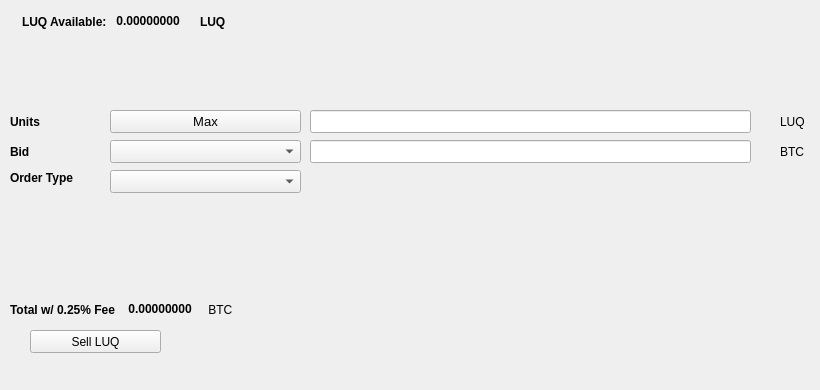
   <widget class="QWidget" name="SellTab">
    <attribute name="title">
     <string>Sell</string>
    </attribute>
    <widget class="QLabel" name="label_16">
     <property name="geometry">
      <rect>
       <x>780</x>
       <y>140</y>
       <width>31</width>
       <height>23</height>
      </rect>
     </property>
     <property name="text">
      <string>BTC</string>
     </property>
    </widget>
    <widget class="QComboBox" name="SellBidcomboBox">
     <property name="geometry">
      <rect>
       <x>110</x>
       <y>140</y>
       <width>191</width>
       <height>23</height>
      </rect>
     </property>
     <property name="font">
      <font>
       <pointsize>10</pointsize>
      </font>
     </property>
    </widget>
    <widget class="QLabel" name="label_18">
     <property name="geometry">
      <rect>
       <x>10</x>
       <y>110</y>
       <width>46</width>
       <height>23</height>
      </rect>
     </property>
     <property name="font">
      <font>
       <weight>75</weight>
       <bold>true</bold>
      </font>
     </property>
     <property name="text">
      <string>Units</string>
     </property>
    </widget>
    <widget class="QPushButton" name="Sell_Max_Amount">
     <property name="geometry">
      <rect>
       <x>110</x>
       <y>110</y>
       <width>191</width>
       <height>23</height>
      </rect>
     </property>
     <property name="font">
      <font>
       <pointsize>10</pointsize>
      </font>
     </property>
     <property name="text">
      <string>Max</string>
     </property>
    </widget>
    <widget class="QLabel" name="label_20">
     <property name="geometry">
      <rect>
       <x>10</x>
       <y>170</y>
       <width>91</width>
       <height>16</height>
      </rect>
     </property>
     <property name="font">
      <font>
       <weight>75</weight>
       <bold>true</bold>
      </font>
     </property>
     <property name="text">
      <string>Order Type</string>
     </property>
    </widget>
    <widget class="QComboBox" name="SellOrdertypeCombo">
     <property name="geometry">
      <rect>
       <x>110</x>
       <y>170</y>
       <width>191</width>
       <height>23</height>
      </rect>
     </property>
     <property name="font">
      <font>
       <pointsize>10</pointsize>
      </font>
     </property>
    </widget>
    <widget class="QLabel" name="label_21">
     <property name="geometry">
      <rect>
       <x>10</x>
       <y>140</y>
       <width>46</width>
       <height>23</height>
      </rect>
     </property>
     <property name="font">
      <font>
       <weight>75</weight>
       <bold>true</bold>
      </font>
     </property>
     <property name="text">
      <string>Bid</string>
     </property>
    </widget>
    <widget class="QLabel" name="label_22">
     <property name="geometry">
      <rect>
       <x>780</x>
       <y>110</y>
       <width>31</width>
       <height>23</height>
      </rect>
     </property>
     <property name="text">
      <string>LUQ</string>
     </property>
    </widget>
    <widget class="QLineEdit" name="UnitsInputLUQ">
     <property name="geometry">
      <rect>
       <x>310</x>
       <y>110</y>
       <width>441</width>
       <height>23</height>
      </rect>
     </property>
     <property name="font">
      <font>
       <pointsize>9</pointsize>
       <weight>75</weight>
       <bold>true</bold>
      </font>
     </property>
    </widget>
    <widget class="QLineEdit" name="SellBidPriceEdit">
     <property name="geometry">
      <rect>
       <x>310</x>
       <y>140</y>
       <width>441</width>
       <height>23</height>
      </rect>
     </property>
     <property name="font">
      <font>
       <pointsize>9</pointsize>
       <weight>75</weight>
       <bold>true</bold>
      </font>
     </property>
    </widget>
    <widget class="QPushButton" name="SellLUQBTN">
     <property name="geometry">
      <rect>
       <x>30</x>
       <y>330</y>
       <width>131</width>
       <height>23</height>
      </rect>
     </property>
     <property name="text">
      <string>Sell LUQ</string>
     </property>
     <property name="icon">
      <iconset resource="../luq">
       <normaloff>:/icons/bitcoin</normaloff>:/icons/bitcoin</iconset>
     </property>
    </widget>
    <widget class="QWidget" name="layoutWidget3">
     <property name="geometry">
      <rect>
       <x>22</x>
       <y>12</y>
       <width>258</width>
       <height>19</height>
      </rect>
     </property>
     <layout class="QHBoxLayout" name="horizontalLayout">
      <item>
       <widget class="QLabel" name="label232_2">
        <property name="font">
         <font>
          <weight>75</weight>
          <bold>true</bold>
         </font>
        </property>
        <property name="text">
         <string>LUQ Available:</string>
        </property>
       </widget>
      </item>
      <item>
       <widget class="QLabel" name="LUQAvailableLabel">
        <property name="palette">
         <palette>
          <active>
           <colorrole role="WindowText">
            <brush brushstyle="SolidPattern">
             <color alpha="255">
              <red>0</red>
              <green>0</green>
              <blue>0</blue>
             </color>
            </brush>
           </colorrole>
           <colorrole role="Button">
            <brush brushstyle="SolidPattern">
             <color alpha="255">
              <red>0</red>
              <green>170</green>
              <blue>0</blue>
             </color>
            </brush>
           </colorrole>
           <colorrole role="Light">
            <brush brushstyle="SolidPattern">
             <color alpha="255">
              <red>0</red>
              <green>255</green>
              <blue>0</blue>
             </color>
            </brush>
           </colorrole>
           <colorrole role="Midlight">
            <brush brushstyle="SolidPattern">
             <color alpha="255">
              <red>0</red>
              <green>212</green>
              <blue>0</blue>
             </color>
            </brush>
           </colorrole>
           <colorrole role="Dark">
            <brush brushstyle="SolidPattern">
             <color alpha="255">
              <red>0</red>
              <green>85</green>
              <blue>0</blue>
             </color>
            </brush>
           </colorrole>
           <colorrole role="Mid">
            <brush brushstyle="SolidPattern">
             <color alpha="255">
              <red>0</red>
              <green>113</green>
              <blue>0</blue>
             </color>
            </brush>
           </colorrole>
           <colorrole role="Text">
            <brush brushstyle="SolidPattern">
             <color alpha="255">
              <red>0</red>
              <green>170</green>
              <blue>0</blue>
             </color>
            </brush>
           </colorrole>
           <colorrole role="BrightText">
            <brush brushstyle="SolidPattern">
             <color alpha="255">
              <red>255</red>
              <green>255</green>
              <blue>255</blue>
             </color>
            </brush>
           </colorrole>
           <colorrole role="ButtonText">
            <brush brushstyle="SolidPattern">
             <color alpha="255">
              <red>0</red>
              <green>0</green>
              <blue>0</blue>
             </color>
            </brush>
           </colorrole>
           <colorrole role="Base">
            <brush brushstyle="SolidPattern">
             <color alpha="255">
              <red>255</red>
              <green>255</green>
              <blue>255</blue>
             </color>
            </brush>
           </colorrole>
           <colorrole role="Window">
            <brush brushstyle="SolidPattern">
             <color alpha="255">
              <red>0</red>
              <green>170</green>
              <blue>0</blue>
             </color>
            </brush>
           </colorrole>
           <colorrole role="Shadow">
            <brush brushstyle="SolidPattern">
             <color alpha="255">
              <red>0</red>
              <green>0</green>
              <blue>0</blue>
             </color>
            </brush>
           </colorrole>
           <colorrole role="AlternateBase">
            <brush brushstyle="SolidPattern">
             <color alpha="255">
              <red>127</red>
              <green>212</green>
              <blue>127</blue>
             </color>
            </brush>
           </colorrole>
           <colorrole role="ToolTipBase">
            <brush brushstyle="SolidPattern">
             <color alpha="255">
              <red>255</red>
              <green>255</green>
              <blue>220</blue>
             </color>
            </brush>
           </colorrole>
           <colorrole role="ToolTipText">
            <brush brushstyle="SolidPattern">
             <color alpha="255">
              <red>0</red>
              <green>0</green>
              <blue>0</blue>
             </color>
            </brush>
           </colorrole>
          </active>
          <inactive>
           <colorrole role="WindowText">
            <brush brushstyle="SolidPattern">
             <color alpha="255">
              <red>0</red>
              <green>0</green>
              <blue>0</blue>
             </color>
            </brush>
           </colorrole>
           <colorrole role="Button">
            <brush brushstyle="SolidPattern">
             <color alpha="255">
              <red>0</red>
              <green>170</green>
              <blue>0</blue>
             </color>
            </brush>
           </colorrole>
           <colorrole role="Light">
            <brush brushstyle="SolidPattern">
             <color alpha="255">
              <red>0</red>
              <green>255</green>
              <blue>0</blue>
             </color>
            </brush>
           </colorrole>
           <colorrole role="Midlight">
            <brush brushstyle="SolidPattern">
             <color alpha="255">
              <red>0</red>
              <green>212</green>
              <blue>0</blue>
             </color>
            </brush>
           </colorrole>
           <colorrole role="Dark">
            <brush brushstyle="SolidPattern">
             <color alpha="255">
              <red>0</red>
              <green>85</green>
              <blue>0</blue>
             </color>
            </brush>
           </colorrole>
           <colorrole role="Mid">
            <brush brushstyle="SolidPattern">
             <color alpha="255">
              <red>0</red>
              <green>113</green>
              <blue>0</blue>
             </color>
            </brush>
           </colorrole>
           <colorrole role="Text">
            <brush brushstyle="SolidPattern">
             <color alpha="255">
              <red>0</red>
              <green>170</green>
              <blue>0</blue>
             </color>
            </brush>
           </colorrole>
           <colorrole role="BrightText">
            <brush brushstyle="SolidPattern">
             <color alpha="255">
              <red>255</red>
              <green>255</green>
              <blue>255</blue>
             </color>
            </brush>
           </colorrole>
           <colorrole role="ButtonText">
            <brush brushstyle="SolidPattern">
             <color alpha="255">
              <red>0</red>
              <green>0</green>
              <blue>0</blue>
             </color>
            </brush>
           </colorrole>
           <colorrole role="Base">
            <brush brushstyle="SolidPattern">
             <color alpha="255">
              <red>255</red>
              <green>255</green>
              <blue>255</blue>
             </color>
            </brush>
           </colorrole>
           <colorrole role="Window">
            <brush brushstyle="SolidPattern">
             <color alpha="255">
              <red>0</red>
              <green>170</green>
              <blue>0</blue>
             </color>
            </brush>
           </colorrole>
           <colorrole role="Shadow">
            <brush brushstyle="SolidPattern">
             <color alpha="255">
              <red>0</red>
              <green>0</green>
              <blue>0</blue>
             </color>
            </brush>
           </colorrole>
           <colorrole role="AlternateBase">
            <brush brushstyle="SolidPattern">
             <color alpha="255">
              <red>127</red>
              <green>212</green>
              <blue>127</blue>
             </color>
            </brush>
           </colorrole>
           <colorrole role="ToolTipBase">
            <brush brushstyle="SolidPattern">
             <color alpha="255">
              <red>255</red>
              <green>255</green>
              <blue>220</blue>
             </color>
            </brush>
           </colorrole>
           <colorrole role="ToolTipText">
            <brush brushstyle="SolidPattern">
             <color alpha="255">
              <red>0</red>
              <green>0</green>
              <blue>0</blue>
             </color>
            </brush>
           </colorrole>
          </inactive>
          <disabled>
           <colorrole role="WindowText">
            <brush brushstyle="SolidPattern">
             <color alpha="255">
              <red>0</red>
              <green>85</green>
              <blue>0</blue>
             </color>
            </brush>
           </colorrole>
           <colorrole role="Button">
            <brush brushstyle="SolidPattern">
             <color alpha="255">
              <red>0</red>
              <green>170</green>
              <blue>0</blue>
             </color>
            </brush>
           </colorrole>
           <colorrole role="Light">
            <brush brushstyle="SolidPattern">
             <color alpha="255">
              <red>0</red>
              <green>255</green>
              <blue>0</blue>
             </color>
            </brush>
           </colorrole>
           <colorrole role="Midlight">
            <brush brushstyle="SolidPattern">
             <color alpha="255">
              <red>0</red>
              <green>212</green>
              <blue>0</blue>
             </color>
            </brush>
           </colorrole>
           <colorrole role="Dark">
            <brush brushstyle="SolidPattern">
             <color alpha="255">
              <red>0</red>
              <green>85</green>
              <blue>0</blue>
             </color>
            </brush>
           </colorrole>
           <colorrole role="Mid">
            <brush brushstyle="SolidPattern">
             <color alpha="255">
              <red>0</red>
              <green>113</green>
              <blue>0</blue>
             </color>
            </brush>
           </colorrole>
           <colorrole role="Text">
            <brush brushstyle="SolidPattern">
             <color alpha="255">
              <red>0</red>
              <green>85</green>
              <blue>0</blue>
             </color>
            </brush>
           </colorrole>
           <colorrole role="BrightText">
            <brush brushstyle="SolidPattern">
             <color alpha="255">
              <red>255</red>
              <green>255</green>
              <blue>255</blue>
             </color>
            </brush>
           </colorrole>
           <colorrole role="ButtonText">
            <brush brushstyle="SolidPattern">
             <color alpha="255">
              <red>0</red>
              <green>85</green>
              <blue>0</blue>
             </color>
            </brush>
           </colorrole>
           <colorrole role="Base">
            <brush brushstyle="SolidPattern">
             <color alpha="255">
              <red>0</red>
              <green>170</green>
              <blue>0</blue>
             </color>
            </brush>
           </colorrole>
           <colorrole role="Window">
            <brush brushstyle="SolidPattern">
             <color alpha="255">
              <red>0</red>
              <green>170</green>
              <blue>0</blue>
             </color>
            </brush>
           </colorrole>
           <colorrole role="Shadow">
            <brush brushstyle="SolidPattern">
             <color alpha="255">
              <red>0</red>
              <green>0</green>
              <blue>0</blue>
             </color>
            </brush>
           </colorrole>
           <colorrole role="AlternateBase">
            <brush brushstyle="SolidPattern">
             <color alpha="255">
              <red>0</red>
              <green>170</green>
              <blue>0</blue>
             </color>
            </brush>
           </colorrole>
           <colorrole role="ToolTipBase">
            <brush brushstyle="SolidPattern">
             <color alpha="255">
              <red>255</red>
              <green>255</green>
              <blue>220</blue>
             </color>
            </brush>
           </colorrole>
           <colorrole role="ToolTipText">
            <brush brushstyle="SolidPattern">
             <color alpha="255">
              <red>0</red>
              <green>0</green>
              <blue>0</blue>
             </color>
            </brush>
           </colorrole>
          </disabled>
         </palette>
        </property>
        <property name="font">
         <font>
          <weight>75</weight>
          <bold>true</bold>
         </font>
        </property>
        <property name="text">
         <string> 0.00000000 </string>
        </property>
        <property name="textInteractionFlags">
         <set>Qt::LinksAccessibleByMouse|Qt::TextSelectableByKeyboard|Qt::TextSelectableByMouse</set>
        </property>
       </widget>
      </item>
      <item>
       <widget class="QLabel" name="labelLUQ">
        <property name="font">
         <font>
          <weight>75</weight>
          <bold>true</bold>
         </font>
        </property>
        <property name="text">
         <string>LUQ</string>
        </property>
       </widget>
      </item>
     </layout>
    </widget>
    <widget class="QWidget" name="layoutWidget">
     <property name="geometry">
      <rect>
       <x>10</x>
       <y>300</y>
       <width>268</width>
       <height>19</height>
      </rect>
     </property>
     <layout class="QHBoxLayout" name="horizontalLayout_2">
      <item>
       <widget class="QLabel" name="label_19">
        <property name="font">
         <font>
          <weight>75</weight>
          <bold>true</bold>
         </font>
        </property>
        <property name="text">
         <string>Total w/ 0.25% Fee </string>
        </property>
       </widget>
      </item>
      <item>
       <widget class="QLabel" name="SellCostLabel">
        <property name="palette">
         <palette>
          <active>
           <colorrole role="WindowText">
            <brush brushstyle="SolidPattern">
             <color alpha="255">
              <red>0</red>
              <green>0</green>
              <blue>0</blue>
             </color>
            </brush>
           </colorrole>
           <colorrole role="Button">
            <brush brushstyle="SolidPattern">
             <color alpha="255">
              <red>0</red>
              <green>170</green>
              <blue>0</blue>
             </color>
            </brush>
           </colorrole>
           <colorrole role="Light">
            <brush brushstyle="SolidPattern">
             <color alpha="255">
              <red>0</red>
              <green>255</green>
              <blue>0</blue>
             </color>
            </brush>
           </colorrole>
           <colorrole role="Midlight">
            <brush brushstyle="SolidPattern">
             <color alpha="255">
              <red>0</red>
              <green>212</green>
              <blue>0</blue>
             </color>
            </brush>
           </colorrole>
           <colorrole role="Dark">
            <brush brushstyle="SolidPattern">
             <color alpha="255">
              <red>0</red>
              <green>85</green>
              <blue>0</blue>
             </color>
            </brush>
           </colorrole>
           <colorrole role="Mid">
            <brush brushstyle="SolidPattern">
             <color alpha="255">
              <red>0</red>
              <green>113</green>
              <blue>0</blue>
             </color>
            </brush>
           </colorrole>
           <colorrole role="Text">
            <brush brushstyle="SolidPattern">
             <color alpha="255">
              <red>0</red>
              <green>170</green>
              <blue>0</blue>
             </color>
            </brush>
           </colorrole>
           <colorrole role="BrightText">
            <brush brushstyle="SolidPattern">
             <color alpha="255">
              <red>255</red>
              <green>255</green>
              <blue>255</blue>
             </color>
            </brush>
           </colorrole>
           <colorrole role="ButtonText">
            <brush brushstyle="SolidPattern">
             <color alpha="255">
              <red>0</red>
              <green>0</green>
              <blue>0</blue>
             </color>
            </brush>
           </colorrole>
           <colorrole role="Base">
            <brush brushstyle="SolidPattern">
             <color alpha="255">
              <red>255</red>
              <green>255</green>
              <blue>255</blue>
             </color>
            </brush>
           </colorrole>
           <colorrole role="Window">
            <brush brushstyle="SolidPattern">
             <color alpha="255">
              <red>0</red>
              <green>170</green>
              <blue>0</blue>
             </color>
            </brush>
           </colorrole>
           <colorrole role="Shadow">
            <brush brushstyle="SolidPattern">
             <color alpha="255">
              <red>0</red>
              <green>0</green>
              <blue>0</blue>
             </color>
            </brush>
           </colorrole>
           <colorrole role="AlternateBase">
            <brush brushstyle="SolidPattern">
             <color alpha="255">
              <red>127</red>
              <green>212</green>
              <blue>127</blue>
             </color>
            </brush>
           </colorrole>
           <colorrole role="ToolTipBase">
            <brush brushstyle="SolidPattern">
             <color alpha="255">
              <red>255</red>
              <green>255</green>
              <blue>220</blue>
             </color>
            </brush>
           </colorrole>
           <colorrole role="ToolTipText">
            <brush brushstyle="SolidPattern">
             <color alpha="255">
              <red>0</red>
              <green>0</green>
              <blue>0</blue>
             </color>
            </brush>
           </colorrole>
          </active>
          <inactive>
           <colorrole role="WindowText">
            <brush brushstyle="SolidPattern">
             <color alpha="255">
              <red>0</red>
              <green>0</green>
              <blue>0</blue>
             </color>
            </brush>
           </colorrole>
           <colorrole role="Button">
            <brush brushstyle="SolidPattern">
             <color alpha="255">
              <red>0</red>
              <green>170</green>
              <blue>0</blue>
             </color>
            </brush>
           </colorrole>
           <colorrole role="Light">
            <brush brushstyle="SolidPattern">
             <color alpha="255">
              <red>0</red>
              <green>255</green>
              <blue>0</blue>
             </color>
            </brush>
           </colorrole>
           <colorrole role="Midlight">
            <brush brushstyle="SolidPattern">
             <color alpha="255">
              <red>0</red>
              <green>212</green>
              <blue>0</blue>
             </color>
            </brush>
           </colorrole>
           <colorrole role="Dark">
            <brush brushstyle="SolidPattern">
             <color alpha="255">
              <red>0</red>
              <green>85</green>
              <blue>0</blue>
             </color>
            </brush>
           </colorrole>
           <colorrole role="Mid">
            <brush brushstyle="SolidPattern">
             <color alpha="255">
              <red>0</red>
              <green>113</green>
              <blue>0</blue>
             </color>
            </brush>
           </colorrole>
           <colorrole role="Text">
            <brush brushstyle="SolidPattern">
             <color alpha="255">
              <red>0</red>
              <green>170</green>
              <blue>0</blue>
             </color>
            </brush>
           </colorrole>
           <colorrole role="BrightText">
            <brush brushstyle="SolidPattern">
             <color alpha="255">
              <red>255</red>
              <green>255</green>
              <blue>255</blue>
             </color>
            </brush>
           </colorrole>
           <colorrole role="ButtonText">
            <brush brushstyle="SolidPattern">
             <color alpha="255">
              <red>0</red>
              <green>0</green>
              <blue>0</blue>
             </color>
            </brush>
           </colorrole>
           <colorrole role="Base">
            <brush brushstyle="SolidPattern">
             <color alpha="255">
              <red>255</red>
              <green>255</green>
              <blue>255</blue>
             </color>
            </brush>
           </colorrole>
           <colorrole role="Window">
            <brush brushstyle="SolidPattern">
             <color alpha="255">
              <red>0</red>
              <green>170</green>
              <blue>0</blue>
             </color>
            </brush>
           </colorrole>
           <colorrole role="Shadow">
            <brush brushstyle="SolidPattern">
             <color alpha="255">
              <red>0</red>
              <green>0</green>
              <blue>0</blue>
             </color>
            </brush>
           </colorrole>
           <colorrole role="AlternateBase">
            <brush brushstyle="SolidPattern">
             <color alpha="255">
              <red>127</red>
              <green>212</green>
              <blue>127</blue>
             </color>
            </brush>
           </colorrole>
           <colorrole role="ToolTipBase">
            <brush brushstyle="SolidPattern">
             <color alpha="255">
              <red>255</red>
              <green>255</green>
              <blue>220</blue>
             </color>
            </brush>
           </colorrole>
           <colorrole role="ToolTipText">
            <brush brushstyle="SolidPattern">
             <color alpha="255">
              <red>0</red>
              <green>0</green>
              <blue>0</blue>
             </color>
            </brush>
           </colorrole>
          </inactive>
          <disabled>
           <colorrole role="WindowText">
            <brush brushstyle="SolidPattern">
             <color alpha="255">
              <red>0</red>
              <green>85</green>
              <blue>0</blue>
             </color>
            </brush>
           </colorrole>
           <colorrole role="Button">
            <brush brushstyle="SolidPattern">
             <color alpha="255">
              <red>0</red>
              <green>170</green>
              <blue>0</blue>
             </color>
            </brush>
           </colorrole>
           <colorrole role="Light">
            <brush brushstyle="SolidPattern">
             <color alpha="255">
              <red>0</red>
              <green>255</green>
              <blue>0</blue>
             </color>
            </brush>
           </colorrole>
           <colorrole role="Midlight">
            <brush brushstyle="SolidPattern">
             <color alpha="255">
              <red>0</red>
              <green>212</green>
              <blue>0</blue>
             </color>
            </brush>
           </colorrole>
           <colorrole role="Dark">
            <brush brushstyle="SolidPattern">
             <color alpha="255">
              <red>0</red>
              <green>85</green>
              <blue>0</blue>
             </color>
            </brush>
           </colorrole>
           <colorrole role="Mid">
            <brush brushstyle="SolidPattern">
             <color alpha="255">
              <red>0</red>
              <green>113</green>
              <blue>0</blue>
             </color>
            </brush>
           </colorrole>
           <colorrole role="Text">
            <brush brushstyle="SolidPattern">
             <color alpha="255">
              <red>0</red>
              <green>85</green>
              <blue>0</blue>
             </color>
            </brush>
           </colorrole>
           <colorrole role="BrightText">
            <brush brushstyle="SolidPattern">
             <color alpha="255">
              <red>255</red>
              <green>255</green>
              <blue>255</blue>
             </color>
            </brush>
           </colorrole>
           <colorrole role="ButtonText">
            <brush brushstyle="SolidPattern">
             <color alpha="255">
              <red>0</red>
              <green>85</green>
              <blue>0</blue>
             </color>
            </brush>
           </colorrole>
           <colorrole role="Base">
            <brush brushstyle="SolidPattern">
             <color alpha="255">
              <red>0</red>
              <green>170</green>
              <blue>0</blue>
             </color>
            </brush>
           </colorrole>
           <colorrole role="Window">
            <brush brushstyle="SolidPattern">
             <color alpha="255">
              <red>0</red>
              <green>170</green>
              <blue>0</blue>
             </color>
            </brush>
           </colorrole>
           <colorrole role="Shadow">
            <brush brushstyle="SolidPattern">
             <color alpha="255">
              <red>0</red>
              <green>0</green>
              <blue>0</blue>
             </color>
            </brush>
           </colorrole>
           <colorrole role="AlternateBase">
            <brush brushstyle="SolidPattern">
             <color alpha="255">
              <red>0</red>
              <green>170</green>
              <blue>0</blue>
             </color>
            </brush>
           </colorrole>
           <colorrole role="ToolTipBase">
            <brush brushstyle="SolidPattern">
             <color alpha="255">
              <red>255</red>
              <green>255</green>
              <blue>220</blue>
             </color>
            </brush>
           </colorrole>
           <colorrole role="ToolTipText">
            <brush brushstyle="SolidPattern">
             <color alpha="255">
              <red>0</red>
              <green>0</green>
              <blue>0</blue>
             </color>
            </brush>
           </colorrole>
          </disabled>
         </palette>
        </property>
        <property name="font">
         <font>
          <weight>75</weight>
          <bold>true</bold>
         </font>
        </property>
        <property name="autoFillBackground">
         <bool>false</bool>
        </property>
        <property name="text">
         <string> 0.00000000</string>
        </property>
        <property name="textInteractionFlags">
         <set>Qt::LinksAccessibleByMouse|Qt::TextSelectableByMouse</set>
        </property>
       </widget>
      </item>
      <item>
       <widget class="QLabel" name="label_17">
        <property name="font">
         <font>
          <weight>50</weight>
          <bold>false</bold>
         </font>
        </property>
        <property name="text">
         <string> BTC</string>
        </property>
       </widget>
      </item>
     </layout>
    </widget>
    <widget class="QLabel" name="label_23">
     <property name="geometry">
      <rect>
       <x>460</x>
       <y>300</y>
       <width>281</width>
       <height>81</height>
      </rect>
     </property>
     <property name="text">
      <string/>
     </property>
     <property name="pixmap">
      <pixmap>:/images/bittrex</pixmap>
     </property>
    </widget>
   </widget>
